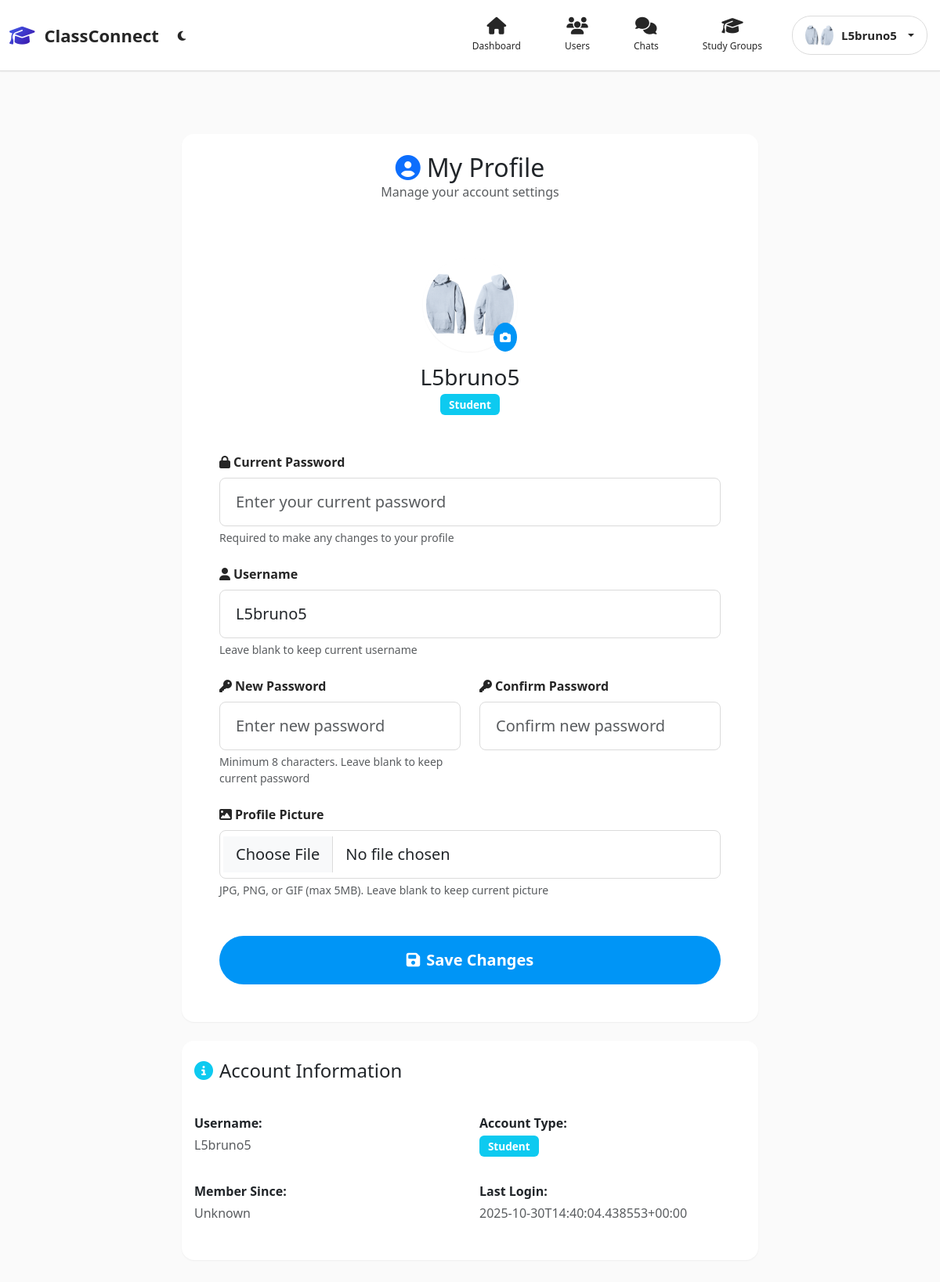
Screenshot of /profile (signed in) with the database file from the repository.
### tables this page shows
CREATE TABLE users (
        id INTEGER PRIMARY KEY AUTOINCREMENT,
        username TEXT UNIQUE NOT NULL,
        password_hash TEXT NOT NULL,
        is_admin INTEGER DEFAULT 0,
        approved INTEGER DEFAULT 0
    , avatar TEXT DEFAULT '', last_seen TEXT DEFAULT '');

### app.py (the view, shortened to what this page needs)
@app.route('/profile', methods=['GET', 'POST'])
@login_required
def profile():
    user = current_user()
    if not user:
        flash('User not found.', 'danger')
        return redirect(url_for('login'))
    return render_template('profile.html', user=user)

### app.py (called while the page is built)
def get_db():
    db = getattr(g, '_database', None)
    if db is None:
        db = g._database = sqlite3.connect(DB_PATH)
        db.row_factory = sqlite3.Row
    return db

@app.teardown_appcontext
def close_connection(exception):
    db = getattr(g, '_database', None)
    if db is not None:
        db.close()

def get_user_by_id(user_id):
    if not user_id:
        return None
    db = get_db()
    cur = db.cursor()
    cur.execute('SELECT * FROM users WHERE id = ?', (user_id,))
    return cur.fetchone()

def current_user():
    user_id = session.get('user_id')
    if not user_id:
        return None
    return get_user_by_id(user_id)

def login_required(f):
    @wraps(f)
    def decorated_function(*args, **kwargs):
        if not current_user():
            flash('Please log in to access this page.', 'warning')
            return redirect(url_for('login'))
        return f(*args, **kwargs)
    return decorated_function

### templates/profile.html (shortened to what this page needs)
{% extends 'base.html' %}
{% block content %}
<div class="container py-5">
    <div class="row justify-content-center">
        <div class="col-lg-8">
            <div class="card border-0 shadow-sm">
                <div class="card-header bg-white border-0 py-4">
                    <h2 class="card-title mb-0 text-center">
                        <i class="fas fa-user-circle text-primary me-2"></i>My Profile
                    </h2>
                    <p class="text-center text-muted mb-0">Manage your account settings</p>
                </div>
                <div class="card-body p-4 p-md-5">
                    <div class="text-center mb-5">
                        <div class="position-relative d-inline-block">
                            {% if user.avatar %}
                            <img src="{{ user.avatar }}" alt="{{ user.username }}" class="profile-avatar rounded-circle">
                            {% else %}
                            <div class="profile-avatar-placeholder bg-primary bg-opacity-10 rounded-circle d-flex align-items-center justify-content-center">
                                <i class="fas fa-user text-primary fa-2x"></i>
                            </div>
                            {% endif %}
                            <button class="btn btn-primary btn-sm position-absolute bottom-0 end-0 rounded-circle p-2"
                                    data-bs-toggle="modal" data-bs-target="#avatarModal">
                                <i class="fas fa-camera"></i>
                            </button>
                        </div>
                        <h3 class="mt-3 mb-1">{{ user.username }}</h3>
                        <p class="text-muted">
                            {% if user.is_admin %}
                            <span class="badge bg-warning">Administrator</span>
                            {% else %}
                            <span class="badge bg-info">Student</span>
                            {% endif %}
                        </p>
                    </div>
                    <form method="POST" enctype="multipart/form-data" id="profileForm">
                        <div class="row">
                            <div class="col-12 mb-4">
                                <label for="current_password" class="form-label fw-bold">
                                    <i class="fas fa-lock me-1"></i>Current Password
                                </label>
                                <input type="password" class="form-control form-control-lg" id="current_password"
                                       name="current_password" placeholder="Enter your current password" required>
                                <div class="form-text">Required to make any changes to your profile</div>
                            </div>
                            <div class="col-12 mb-4">
                                <label for="new_username" class="form-label fw-bold">
                                    <i class="fas fa-user me-1"></i>Username
                                </label>
                                <input type="text" class="form-control form-control-lg" id="new_username"
                                       name="new_username" placeholder="Enter new username" value="{{ user.username }}">
                                <div class="form-text">Leave blank to keep current username</div>
                            </div>
                            <div class="col-md-6 mb-4">
                                <label for="new_password" class="form-label fw-bold">
                                    <i class="fas fa-key me-1"></i>New Password
                                </label>
                                <input type="password" class="form-control form-control-lg" id="new_password"
                                       name="new_password" placeholder="Enter new password">
                                <div class="form-text">Minimum 8 characters. Leave blank to keep current password</div>
                            </div>
                            <div class="col-md-6 mb-4">
                                <label for="confirm_password" class="form-label fw-bold">
                                    <i class="fas fa-key me-1"></i>Confirm Password
                                </label>
                                <input type="password" class="form-control form-control-lg" id="confirm_password"
                                       placeholder="Confirm new password">
                            </div>
                            <div class="col-12 mb-4">
                                <label for="avatar" class="form-label fw-bold">
                                    <i class="fas fa-image me-1"></i>Profile Picture
                                </label>
                                <input type="file" class="form-control form-control-lg" id="avatar"
                                       name="avatar" accept="image/*">
                                <div class="form-text">JPG, PNG, or GIF (max 5MB). Leave blank to keep current picture</div>
                            </div>
                        </div>
                        <div class="d-grid mt-4">
                            <button type="submit" class="btn btn-primary btn-lg rounded-pill py-3">
                                <i class="fas fa-save me-2"></i>Save Changes
                            </button>
                        </div>
                    </form>
                </div>
            </div>
            <div class="card border-0 shadow-sm mt-4">
                <div class="card-header bg-white border-0 py-4">
                    <h4 class="card-title mb-0">
                        <i class="fas fa-info-circle text-info me-2"></i>Account Information
                    </h4>
                </div>
                <div class="card-body">
                    <div class="row">
                        <div class="col-md-6 mb-3">
                            <p class="mb-1"><strong>Username:</strong></p>
                            <p class="text-muted">{{ user.username }}</p>
                        </div>
                        <div class="col-md-6 mb-3">
                            <p class="mb-1"><strong>Account Type:</strong></p>
                            <p class="text-muted">
                                {% if user.is_admin %}
                                <span class="badge bg-warning">Administrator</span>
                                {% else %}
                                <span class="badge bg-info">Student</span>
                                {% endif %}
                            </p>
                        </div>
                        <div class="col-md-6 mb-3">
                            <p class="mb-1"><strong>Member Since:</strong></p>
                            <p class="text-muted">{{ user.created_at or 'Unknown' }}</p>
                        </div>
                        <div class="col-md-6 mb-3">
                            <p class="mb-1"><strong>Last Login:</strong></p>
                            <p class="text-muted">{{ user.last_seen or 'Never' }}</p>
                        </div>
                    </div>
                </div>
            </div>
        </div>
    </div>
</div>
{% endblock %}

### templates/base.html (shortened to what this page needs)
<!doctype html>
<html lang="en" data-theme="light">
  <head>
    <link href="https://cdn.jsdelivr.net/npm/bootstrap@5.3.3/dist/css/bootstrap.min.css" rel="stylesheet">
    <link href="https://cdnjs.cloudflare.com/ajax/libs/font-awesome/6.4.0/css/all.min.css" rel="stylesheet">
    <link href="/static/css/style.css" rel="stylesheet">
  </head>
  <body>
    <nav class="navbar navbar-expand-lg navbar-classconnect">
      <div class="container-fluid">
        <a class="navbar-brand" href="/">
          <div class="brand-logo">
            <i class="fas fa-graduation-cap"></i>
            <span>ClassConnect</span>
          </div>
        </a>
        <div class="theme-toggle me-3">
          <button id="themeToggle" class="btn btn-sm btn-outline-secondary rounded-circle">
          </button>
        </div>
        <div class="collapse navbar-collapse" id="nav">
          <ul class="navbar-nav ms-auto align-items-center">
            {% if session.user_id %}
            <li class="nav-item">
              <a class="nav-link" href="/dashboard">
                <div class="nav-icon">
                  <i class="fas fa-home"></i>
                  <span class="nav-label">Dashboard</span>
                </div>
              </a>
            </li>
            <li class="nav-item">
              <a class="nav-link" href="/users">
                <div class="nav-icon">
                  <i class="fas fa-users"></i>
                  <span class="nav-label">Users</span>
                </div>
              </a>
            </li>
            <li class="nav-item">
              <a class="nav-link" href="/users">
                <div class="nav-icon">
                  <i class="fas fa-comments"></i>
                  <span class="nav-label">Chats</span>
                </div>
              </a>
            </li>
            <li class="nav-item">
              <a class="nav-link" href="/study_groups">
                <div class="nav-icon">
                  <i class="fas fa-graduation-cap"></i>
                  <span class="nav-label">Study Groups</span>
                </div>
              </a>
            </li>
            <li class="nav-item dropdown">
              <a class="nav-link dropdown-toggle user-dropdown" href="#" id="userMenu" role="button" data-bs-toggle="dropdown" aria-expanded="false">
                <div class="user-avatar-nav">
                  {% if user and user.avatar %}
                  <img src="{{ user.avatar }}" alt="{{ session.username }}">
                  {% else %}
                  <div class="avatar-placeholder">
                    <i class="fas fa-user"></i>
                  </div>
                  {% endif %}
                </div>
                <span class="username">{{ session.username }}</span>
              </a>
            </li>
            {% endif %}
          </ul>
        </div>
      </div>
    </nav>
    <main class="main-content">
      {% block content %}{% endblock %}
    </main>
  </body>
</html>

### static/css/style.css (style rules this page uses)
body { padding-bottom: 40px; background-color: #fafafa; }
.card { box-shadow: 0 1px 2px rgba(0,0,0,0.1); border: 1px solid #dbdbdb; border-radius: 8px; }
.navbar-brand { font-weight: 700; }
.container .card { margin-top: 1rem; }

### templates/profile.html (style rules this page uses)
:root { --ig-primary: #fafafa; --ig-secondary: #ffffff; --ig-border: #dbdbdb; --ig-text: #262626; --ig-text-light: #8e8e8e; --ig-blue: #0095f6; --ig-blue-hover: #1877f2; --ig-story-gradient: linear-gradient(45deg, #f09433, #e6683c, #dc2743, #cc2366, #bc1888); }
.profile-avatar { width: 120px; height: 120px; object-fit: cover; border: 4px solid #fff; box-shadow: 0 1px 2px rgba(0,0,0,0.05); }
.card { border-radius: 16px; overflow: hidden; border: 1px solid var(--ig-border); }
.card-header { background: var(--ig-secondary); border-bottom: 1px solid var(--ig-border); }
.btn-primary { background: var(--ig-blue); border: none; padding: 12px 20px; font-weight: 600; transition: all 0.3s ease; border-radius: 8px; }
.form-control-lg { padding: 15px 20px; border-radius: 8px; border: 1px solid var(--ig-border); transition: all 0.3s ease; }
.form-label { margin-bottom: 8px; color: var(--ig-text); }
.badge { font-size: 0.85em; padding: 0.5em 0.8em; }
.shadow-sm { box-shadow: 0 1px 2px rgba(0,0,0,0.05) !important; }

### templates/base.html (style rules this page uses)
:root { --cc-primary: #fafafa; --cc-secondary: #ffffff; --cc-accent: #7209b7; --cc-success: #4cc9f0; --cc-warning: #f72585; --cc-light: #f8f9fa; --cc-dark: #212529; --cc-text: #262626; --cc-text-light: #8e8e8e; --cc-border: #dbdbdb; --cc-gradient: linear-gradient(135deg, #4361ee, #3a0ca3); --cc-card-shadow: 0 1px 2px rgba(0, 0, 0, 0.1); --cc-transition: all 0.3s cubic-bezier(0.25, 0.8, 0.25, 1); }
.theme-toggle { display: flex; align-items: center; }
#themeToggle { border: none; background: transparent; color: var(--cc-text); transition: var(--cc-transition); }
.navbar-classconnect { background: var(--cc-secondary) !important; border-bottom: 1px solid var(--cc-border); padding: 12px 0; box-shadow: 0 1px 2px rgba(0, 0, 0, 0.05); position: sticky; top: 0; z-index: 1000; backdrop-filter: blur(10px); }
.brand-logo { display: flex; align-items: center; gap: 12px; font-weight: 800; font-size: 22px; color: var(--cc-text); text-decoration: none; transition: var(--cc-transition); }
.brand-logo i { background: var(--cc-gradient); -webkit-background-clip: text; -webkit-text-fill-color: transparent; background-clip: text; font-size: 26px; }
.navbar-nav { gap: 12px; }
.nav-link { color: var(--cc-text) !important; padding: 10px 18px !important; border-radius: 12px; transition: var(--cc-transition); margin: 0 4px; font-weight: 500; position: relative; overflow: hidden; }
.nav-link::before { content: ''; position: absolute; top: 0; left: 0; width: 100%; height: 100%; background: var(--cc-gradient); opacity: 0; transition: var(--cc-transition); z-index: -1; border-radius: 12px; }
.nav-icon { display: flex; flex-direction: column; align-items: center; gap: 6px; font-size: 13px; }
.nav-icon i { font-size: 22px; transition: var(--cc-transition); }
.nav-label { font-size: 12px; font-weight: 500; transition: var(--cc-transition); }
.user-dropdown { display: flex !important; align-items: center; gap: 10px; padding: 6px 16px !important; border-radius: 24px; border: 1px solid var(--cc-border); transition: var(--cc-transition); background: rgba(255, 255, 255, 0.7); backdrop-filter: blur(10px); }
.user-avatar-nav { width: 36px; height: 36px; border-radius: 50%; overflow: hidden; position: relative; transition: var(--cc-transition); }
.user-avatar-nav img { width: 100%; height: 100%; object-fit: cover; transition: var(--cc-transition); }
.username { font-weight: 600; font-size: 15px; color: var(--cc-text); }
.main-content { background: var(--cc-primary); min-height: calc(100vh - 80px); padding-bottom: 2rem; }
* { transition: background-color 0.3s, border-color 0.3s; }

### rows the page displays
users: avatar (picture), username "L5bruno5", new_username "L5bruno5", last_seen "2025-10-30T14:40:04.438553+00:00"

### other values shown
{{ user.created_at or 'Unknown' }} "Unknown"
